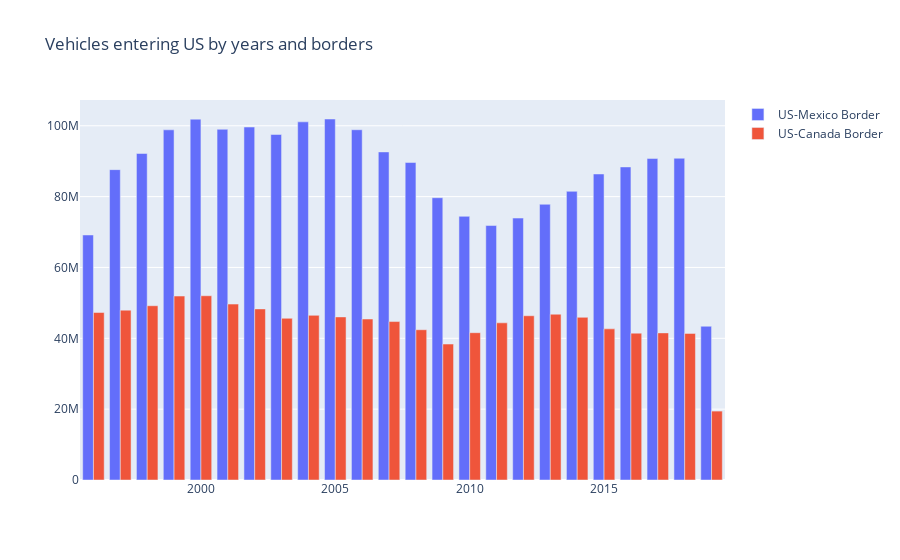

Write notebook code for a chart like this one.
### Code cell
# set parameters
val_m = df_date_year_v.loc(axis=0)[:,'US-Mexico Border'].values.flatten().tolist()
val_c = df_date_year_v.loc(axis=0)[:,'US-Canada Border'].values.flatten().tolist()
years = df_date_year_v.unstack(level=1).index.values

# configure bar chart 
fig = go.Figure(data=[
    go.Bar(name='US-Mexico Border', x= years, y= val_m), 
    go.Bar(name='US-Canada Border', x= years, y= val_c)])

# change bar mode to group
fig.update_layout(title = 'Vehicles entering US by years and borders', barmode='group')
fig.show()

### Figure 1 — Plotly figure (JSON) as saved in the notebook; plotly's stock layout.template omitted (floating-point values rounded to 4 significant figures)
{"data": [{"name": "US-Mexico Border", "type": "bar", "x": [1996, 1997, 1998, 1999, 2000, 2001, 2002, 2003, 2004, 2005, 2006, 2007, 2008, 2009, 2010, 2011, 2012, 2013, 2014, 2015, 2016, 2017, 2018, 2019], "y": [69164616, 87611016, 92170887, 98849565, 101863505, 98998654, 99629888, 97533998, 101102653, 101905895, 98872812, 92612992, 89620105, 79685190, 74429402, 71834239, 73938483, 77831186, 81485674, 86382250, 88376892, 90737224, 90829511, 43403396]}, {"name": "US-Canada Border", "type": "bar", "x": [1996, 1997, 1998, 1999, 2000, 2001, 2002, 2003, 2004, 2005, 2006, 2007, 2008, 2009, 2010, 2011, 2012, 2013, 2014, 2015, 2016, 2017, 2018, 2019], "y": [47276505, 47942487, 49196829, 51923659, 52012764, 49658613, 48293601, 45646180, 46479635, 46037889, 45443161, 44725895, 42419145, 38375710, 41584265, 44365457, 46366548, 46800063, 45919630, 42664510, 41451529, 41531543, 41382093, 19452517]}], "layout": {"barmode": "group", "title": {"text": "Vehicles entering US by years and borders"}}}
